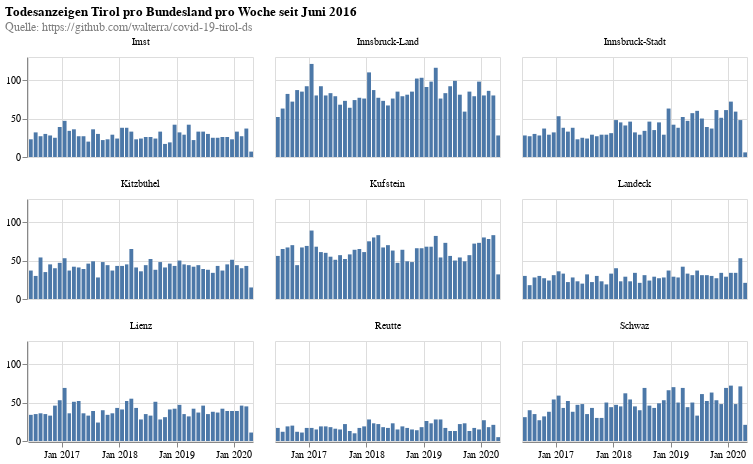

This figure's Vega-Lite source:
### Vega-Lite specification from a JSON file in a GitHub repository (floating-point values rounded to 4 significant figures; data arrays with more than 128 entries replaced by an {"elided": "..."} marker saying what was removed)
{"$schema": "https://vega.github.io/schema/vega-lite/v4.8.1.json", "columns": 3, "config": {"view": {"continuousHeight": 300, "continuousWidth": 400}}, "data": {"name": "data-4b4138b8db9dd5a8365b355ba2f68aa4"}, "datasets": {"data-4b4138b8db9dd5a8365b355ba2f68aa4": {"elided": "9120 records"}}, "facet": {"field": "district", "title": null, "type": "nominal"}, "spec": {"layer": [{"encoding": {"tooltip": [{"field": "date", "timeUnit": "yearmonth", "type": "temporal"}, {"aggregate": "sum", "field": "count", "type": "quantitative"}], "x": {"field": "date", "timeUnit": "yearmonth", "title": null, "type": "temporal"}, "y": {"aggregate": "sum", "field": "count", "title": null, "type": "quantitative"}}, "height": 100, "mark": "bar", "width": 225}]}, "title": {"color": "black", "subtitle": ["Quelle: https://github.com/walterra/covid-19-tirol-ds"], "subtitleColor": "gray", "text": ["Todesanzeigen Tirol pro Bundesland pro Woche seit Juni 2016"]}}
